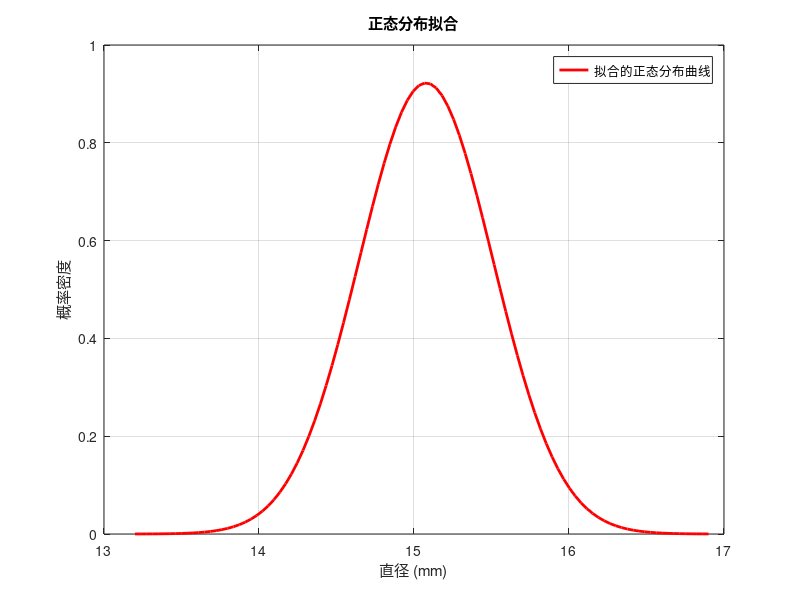

Reproduce this figure in MATLAB.
clc, clear

% 样本数据
x0 = [15.0 15.8 15.2 15.1 15.9 14.7 14.8 15.5 15.6 15.3 ...
      15.1 15.3 15.0 15.6 15.7 14.8 14.5 14.2 14.9 14.9 ...
      15.2 15.0 15.3 15.6 15.1 14.9 14.2 14.6 15.8 15.2 ...
      15.9 15.2 15.0 14.9 14.8 14.5 15.1 15.5 15.5 15.1 ...
      15.1 15.0 15.3 14.7 14.5 15.5 15.0 14.7 14.6 14.2]';

% 样本数量
n = length(x0);
fprintf('样本数量 n: %d\n', n);

% 样本均值和标准差
mean_x = mean(x0);
s = std(x0, 1);
fprintf('样本均值 x̄: %.4f\n', mean_x);
fprintf('样本标准差 s: %.4f\n', s);

% 分组区间
intervals = [-Inf, 14.71, 14.88, 15.05, 15.22, 15.39, 15.56, Inf];

% 计算频数
observed_freq = zeros(1, length(intervals)-1);
for i = 1:length(intervals)-1
    if i == 1
        observed_freq(i) = sum(x0 <= intervals(i+1));
    elseif i == length(intervals)-1
        observed_freq(i) = sum(x0 > intervals(i));
    else
        observed_freq(i) = sum(x0 > intervals(i) & x0 <= intervals(i+1));
    end
end

% 理论概率
theoretical_prob = [0.1974, 0.1261, 0.1506, 0.1545, 0.1360, 0.1028, 0.1325];
theoretical_freq = n * theoretical_prob;

% 卡方检验
chi2_stat = sum((observed_freq - theoretical_freq).^2 ./ theoretical_freq);
fprintf('卡方统计量 χ²: %.4f\n', chi2_stat);

% 卡方临界值
df = length(observed_freq) - 2 - 1;
chi2_crit = chi2inv(0.95, df);
fprintf('自由度 df: %d\n', df);
fprintf('卡方临界值 χ²(0.05, %d): %.4f\n', df, chi2_crit);

% 检验结论
if chi2_stat < chi2_crit
    fprintf('χ² < 临界值，无法拒绝原假设，数据服从 N(15.0780, 0.4325^2)。\n');
else
    fprintf('χ² ≥ 临界值，拒绝原假设，数据不服从 N(15.0780, 0.4325^2)。\n');
end

% 置信区间
alpha = 0.05;
Za = norminv(1 - alpha/2);
fprintf('\n置信区间计算：\n');
fprintf('正态分布临界值 Za: %.4f\n', Za);

SE = s / sqrt(n);
margin_error = Za * SE;
ci_lower = mean_x - margin_error;
ci_upper = mean_x + margin_error;
fprintf('置信水平为 0.95 的置信区间: [%.4f, %.4f]\n', ci_lower, ci_upper);

% 验证规格
spec_mean = 15.0780;
spec_std = 0.4325;
if ci_lower <= spec_mean && ci_upper >= spec_mean
    fprintf('置信区间包含规格均值 %.4f，均值符合规格。\n', spec_mean);
else
    fprintf('置信区间不包含规格均值 %.4f，均值不符合规格。\n', spec_mean);
end
if abs(s - spec_std) < 1e-4
    fprintf('样本标准差 %.4f 与规格标准差 %.4f 一致，标准差符合规格。\n', s, spec_std);
end

% 绘图
pd = fitdist(x0, 'Normal');
x = linspace(min(x0)-1, max(x0)+1, 100);
y = normpdf(x, pd.mu, pd.sigma);
plot(x, y, 'r-', 'LineWidth', 2);
title('正态分布拟合');
xlabel('直径 (mm)');
ylabel('概率密度');
legend('拟合的正态分布曲线');
grid on;
